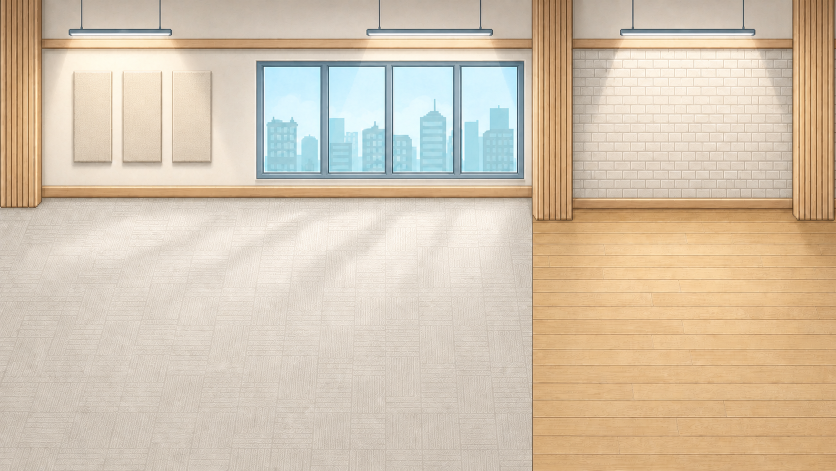
#> input picture assets/art/backgrounds/office-c-background-modern-v3.png, 1672 x 941 px (shown at 1/2 size)
$ python build-office-semantic-grid-v2.py
#> lines starting #> are read from the running program, lines starting #| are printed output that depends on the picture
#!/usr/bin/env python3
"""Build the isolated Office background and semantic-grid v2 review candidate."""

from __future__ import annotations

import argparse
import hashlib
import io
import json
from pathlib import Path
from typing import Any

from PIL import Image, ImageDraw, ImageFont


ROOT = Path(__file__).resolve().parents[1]
SOURCE_PATH = ROOT / "assets/art/backgrounds/office-c-background-modern-v3.png"
CANDIDATE_PATH = ROOT / "assets/art/backgrounds/office-c-background-modern-v4-candidate.png"
ACTIVE_MAP_PATH = ROOT / "assets/game/maps/office-c-v2.json"
MAP_PATH = ROOT / "assets/game/maps/office-semantic-grid-v2.json"
MANIFEST_PATH = ROOT / "assets/game/manifests/office-semantic-grid-v2.json"
REVIEW_DIR = ROOT / "assets/art/layout-references/office-semantic-grid-v2"
SEMANTIC_PATH = REVIEW_DIR / "01-semantic-grid.png"
DEBUG_PATH = REVIEW_DIR / "02-boundary-debug.png"
COMPARISON_PATH = REVIEW_DIR / "03-before-after.png"
OWNER_WINDOW_PATH = REVIEW_DIR / "00-owner-window-highlight.png"
OWNER_FLOOR_PATH = REVIEW_DIR / "00-owner-floor-highlight.png"

WIDTH = 1672
HEIGHT = 941
COLUMNS = 43
ROWS = 24
WINDOW_SOURCE = (510, 119, 1050, 359)
WINDOW_TARGET = (510, 119, 1011, 353)
OLD_FLOOR_BOUNDARY_X = 1065
NEW_FLOOR_BOUNDARY_X = 1050
FLOOR_TOP_Y = 416
PILLAR_BOTTOM_Y = 442

COLORS = {
    "office-wall": (16, 185, 129),
    "outside-window": (249, 115, 22),
    "relax-wall": (2, 132, 199),
    "office-floor": (244, 180, 0),
    "relax-floor": (236, 64, 122),
    "pillar-left": (126, 87, 194),
    "pillar-center": (94, 53, 177),
    "pillar-right": (171, 71, 188),
}

ZONE_SPECS = [
    ("office-wall", "Office wall", ["C1-AA10"]),
    ("outside-window", "Outside window", ["N4-Z9"]),
    ("relax-wall", "Relaxation wall", ["AE1-AO10"]),
    ("office-floor", "Office floor", ["C11-AA11", "A12-AA24"]),
    ("relax-floor", "Relaxation floor", ["AE11-AO11", "AB12-AQ24"]),
    ("pillar-left", "Left pillar", ["A1-B11"]),
    ("pillar-center", "Center pillar", ["AB1-AD11"]),
    ("pillar-right", "Right pillar", ["AP1-AQ11"]),
]


def font(size: int) -> ImageFont.ImageFont:
    path = Path("C:/Windows/Fonts/arialbd.ttf")
    return ImageFont.truetype(str(path), size) if path.exists() else ImageFont.load_default(size=size)


def sha256(path: Path) -> str:
    return hashlib.sha256(path.read_bytes()).hexdigest()


def sha256_bytes(value: bytes) -> str:
    return hashlib.sha256(value).hexdigest()


def repo_path(path: Path) -> str:
    return path.relative_to(ROOT).as_posix()


def json_bytes(value: Any) -> bytes:
    return (json.dumps(value, ensure_ascii=False, indent=2) + "\n").encode("utf-8")


def png_bytes(image: Image.Image) -> bytes:
    stream = io.BytesIO()
    image.save(stream, format="PNG", optimize=False, compress_level=9)
    return stream.getvalue()


def boundary(index: int, count: int, pixels: int) -> int:
    return round(index * pixels / count)


def column_label(index: int) -> str:
    value = index + 1
    label = ""
    while value:
        value -= 1
        label = chr(65 + value % 26) + label
        value //= 26
    return label


def column_index(label: str) -> int:
    value = 0
    for character in label:
        value = value * 26 + ord(character) - 64
    return value - 1


def parse_cell(label: str) -> tuple[int, int]:
    split = 0
    while split < len(label) and label[split].isalpha():
        split += 1
    return column_index(label[:split]), int(label[split:]) - 1


# [9 lines left out: function cells_in_range, not called in this run]


def cell_box(cell_range: str) -> tuple[int, int, int, int]:
    start, end = cell_range.split("-")
    start_column, start_row = parse_cell(start)
    end_column, end_row = parse_cell(end)
    return (
        boundary(start_column, COLUMNS, WIDTH),
        boundary(start_row, ROWS, HEIGHT),
        boundary(end_column + 1, COLUMNS, WIDTH) - 1,
        boundary(end_row + 1, ROWS, HEIGHT) - 1,
    )


# [18 lines left out: function assignments, not called in this run]


def build_candidate() -> Image.Image:
    source = Image.open(SOURCE_PATH).convert("RGBA")
    if source.size != (WIDTH, HEIGHT):
        raise RuntimeError(f"Unexpected source size: {source.size}")
    candidate = source.copy()

    wall_source = source.crop((456, WINDOW_SOURCE[1], 510, WINDOW_SOURCE[3]))
    candidate.paste(wall_source, (WINDOW_TARGET[2], WINDOW_SOURCE[1]))
    lower_wall = source.crop((456, WINDOW_TARGET[3], 510, WINDOW_SOURCE[3]))
    lower_wall = lower_wall.resize((WINDOW_TARGET[2] - WINDOW_TARGET[0], WINDOW_SOURCE[3] - WINDOW_TARGET[3]), Image.Resampling.LANCZOS)
    candidate.paste(lower_wall, (WINDOW_TARGET[0], WINDOW_TARGET[3]))
    window = source.crop(WINDOW_SOURCE).resize(
        (WINDOW_TARGET[2] - WINDOW_TARGET[0], WINDOW_TARGET[3] - WINDOW_TARGET[1]),
        Image.Resampling.LANCZOS,
    )
    candidate.paste(window, WINDOW_TARGET[:2])

    upper_wood = source.crop((1145, FLOOR_TOP_Y, 1160, PILLAR_BOTTOM_Y))
    candidate.paste(upper_wood, (NEW_FLOOR_BOUNDARY_X, FLOOR_TOP_Y))
    floor = source.crop((OLD_FLOOR_BOUNDARY_X, PILLAR_BOTTOM_Y, WIDTH, HEIGHT))
    floor = floor.resize((WIDTH - NEW_FLOOR_BOUNDARY_X, HEIGHT - PILLAR_BOTTOM_Y), Image.Resampling.LANCZOS)
    candidate.paste(floor, (NEW_FLOOR_BOUNDARY_X, PILLAR_BOTTOM_Y))
    return candidate.convert("RGB")


def draw_grid(image: Image.Image) -> Image.Image:
    overlay = Image.new("RGBA", image.size, (0, 0, 0, 0))
    draw = ImageDraw.Draw(overlay, "RGBA")
    label_font = font(9)
    for column in range(COLUMNS + 1):
        x = boundary(column, COLUMNS, WIDTH)
        draw.line((x, 0, x, HEIGHT), fill=(255, 255, 255, 190), width=1)
    for row in range(ROWS + 1):
        y = boundary(row, ROWS, HEIGHT)
        draw.line((0, y, WIDTH, y), fill=(255, 255, 255, 190), width=1)
    for row in range(ROWS):
        top = boundary(row, ROWS, HEIGHT)
        for column in range(COLUMNS):
            left = boundary(column, COLUMNS, WIDTH)
            label = f"{column_label(column)}{row + 1}"
            text_box = draw.textbbox((0, 0), label, font=label_font, stroke_width=1)
            text_width = text_box[2] - text_box[0]
            draw.rounded_rectangle((left + 2, top + 2, left + text_width + 6, top + 14), radius=2, fill=(2, 6, 23, 185))
            draw.text((left + 4, top + 3), label, font=label_font, fill=(255, 255, 255, 255), stroke_width=1, stroke_fill=(2, 6, 23, 255))
    draw.rectangle((0, 0, WIDTH - 1, HEIGHT - 1), outline=(34, 211, 238, 255), width=3)
    return Image.alpha_composite(image.convert("RGBA"), overlay)


def render_semantic(candidate: Image.Image) -> Image.Image:
    overlay = Image.new("RGBA", (WIDTH, HEIGHT), (0, 0, 0, 0))
    draw = ImageDraw.Draw(overlay, "RGBA")
    for zone_id, _, ranges in ZONE_SPECS:
        for cell_range in ranges:
            box = cell_box(cell_range)
            color = COLORS[zone_id]
            draw.rectangle(box, fill=(*color, 50), outline=(*color, 255), width=5)
    map_image = draw_grid(Image.alpha_composite(candidate.convert("RGBA"), overlay))
    return add_legend(map_image, "OFFICE SEMANTIC GRID V2 — OWNER REVIEW; ALL 1,032 CELLS CLASSIFIED")


def render_debug(candidate: Image.Image) -> Image.Image:
    image = draw_grid(candidate)
    draw = ImageDraw.Draw(image, "RGBA")
    window_box = cell_box("N4-Z9")
    restored_wall = cell_box("AA4-AA9")
    recovered_floor = cell_box("AB12-AB24")
    draw.rectangle(window_box, outline=(*COLORS["outside-window"], 255), width=7)
    draw.rectangle(restored_wall, fill=(*COLORS["office-wall"], 75), outline=(*COLORS["office-wall"], 255), width=7)
    draw.rectangle(recovered_floor, fill=(*COLORS["relax-floor"], 75), outline=(*COLORS["relax-floor"], 255), width=7)
    draw.line((NEW_FLOOR_BOUNDARY_X, boundary(11, ROWS, HEIGHT), NEW_FLOOR_BOUNDARY_X, HEIGHT), fill=(255, 255, 255, 255), width=4)
    return add_legend(image, "BOUNDARY DEBUG — WINDOW RIGHT: Z|AA x=1011 · FLOOR: AA|AB x=1050")


def add_legend(image: Image.Image, title: str) -> Image.Image:
    legend_height = 152
    board = Image.new("RGBA", (WIDTH, HEIGHT + legend_height), (9, 15, 27, 255))
    board.alpha_composite(image.convert("RGBA"), (0, 0))
    draw = ImageDraw.Draw(board, "RGBA")
    draw.text((20, HEIGHT + 12), title, font=font(19), fill=(255, 255, 255, 255))
    x = 20
    y = HEIGHT + 55
    item_font = font(15)
    for zone_id, name, ranges in ZONE_SPECS:
        text = f"{name}: {' + '.join(ranges)}"
        text_width = draw.textbbox((0, 0), text, font=item_font)[2]
        item_width = 30 + text_width + 30
        if x + item_width > WIDTH - 20:
            x = 20
            y += 38
        draw.rounded_rectangle((x, y, x + 22, y + 22), radius=3, fill=(*COLORS[zone_id], 255))
        draw.text((x + 30, y + 2), text, font=item_font, fill=(231, 237, 246, 255))
        x += item_width
    return board.convert("RGB")


def render_comparison(source: Image.Image, candidate: Image.Image) -> Image.Image:
    preview_size = (836, 471)
    board = Image.new("RGB", (WIDTH, 521), (9, 15, 27))
    board.paste(source.resize(preview_size, Image.Resampling.LANCZOS), (0, 50))
    board.paste(candidate.resize(preview_size, Image.Resampling.LANCZOS), (836, 50))
    draw = ImageDraw.Draw(board)
    draw.text((20, 13), "BEFORE — V3 ACTIVE BACKGROUND", font=font(20), fill=(255, 255, 255))
    draw.text((856, 13), "AFTER — V4 ISOLATED CANDIDATE", font=font(20), fill=(255, 255, 255))
    draw.line((836, 0, 836, 521), fill=(34, 211, 238), width=3)
    return board


def map_data(candidate_content: bytes) -> dict[str, Any]:
    zone_metadata = [
        {
            "id": zone_id,
            "kind": zone_id,
            "label": name,
            "ranges": ranges,
            "color": f"#{COLORS[zone_id][0]:02x}{COLORS[zone_id][1]:02x}{COLORS[zone_id][2]:02x}",
        }
        for zone_id, name, ranges in ZONE_SPECS
    ]
    return {
        "schemaVersion": 1,
        "id": "office-semantic-grid-v2",
        "status": "owner-review",
        "developmentOnly": True,
        "activeOfficePromotion": False,
        "sourceBackground": {
            "file": repo_path(SOURCE_PATH),
            "sha256": sha256(SOURCE_PATH),
            "mustRemainByteIdentical": True,
        },
        "candidateBackground": {
            "file": repo_path(CANDIDATE_PATH),
            "sha256": sha256_bytes(candidate_content),
            "pixels": [WIDTH, HEIGHT],
        },
        "activeOfficeBaseline": {
            "file": repo_path(ACTIVE_MAP_PATH),
            "sha256": sha256(ACTIVE_MAP_PATH),
            "mustRemainByteIdentical": True,
        },
        "grid": {
            "columns": COLUMNS,
            "rows": ROWS,
            "origin": "top-left",
            "notation": "column-letter-row-number",
            "cellCount": COLUMNS * ROWS,
        },
        "zones": zone_metadata,
        "cellAssignments": assignments(),
        "physicalEdits": {
            "window": {
                "oldCells": "N4-AA9",
                "newCells": "N4-Z9",
                "restoredOfficeWallCells": "AA4-AA9",
                "sourcePixels": list(WINDOW_SOURCE),
                "targetPixels": list(WINDOW_TARGET),
                "newRightGridBoundaryX": boundary(26, COLUMNS, WIDTH),
            },
            "floor": {
                "recoveredRelaxationCells": "AB12-AB24",
                "oldBoundaryX": OLD_FLOOR_BOUNDARY_X,
                "newBoundaryX": NEW_FLOOR_BOUNDARY_X,
                "gridBoundary": "AA|AB",
            },
        },
        "rules": {
            "allCellsClassified": True,
            "pillarsExcludedFromFloor": True,
            "activeOfficePromotion": False,
            "newCharacterOrFurniture": False,
        },
    }


# [28 lines left out: function manifest_data, not called in this run]


def build_outputs() -> dict[Path, bytes]:
    candidate = build_candidate()
#> in build_candidate, `window = source.crop(WINDOW_SOURCE).resize( (WINDOW_TARGET[2] - WINDOW..`:
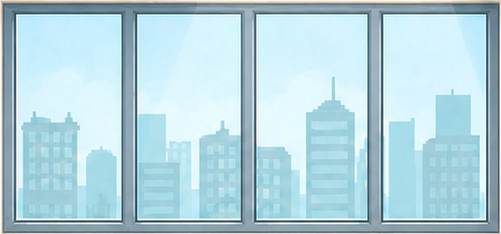
#> window: PIL image 501x234 RGBA; mean R, G, B, A 178.9, 211.7, 221.5, 255
#> in build_candidate, `floor = source.crop((OLD_FLOOR_BOUNDARY_X, PILLAR_BOTTOM_Y, WIDTH, HEI..`:
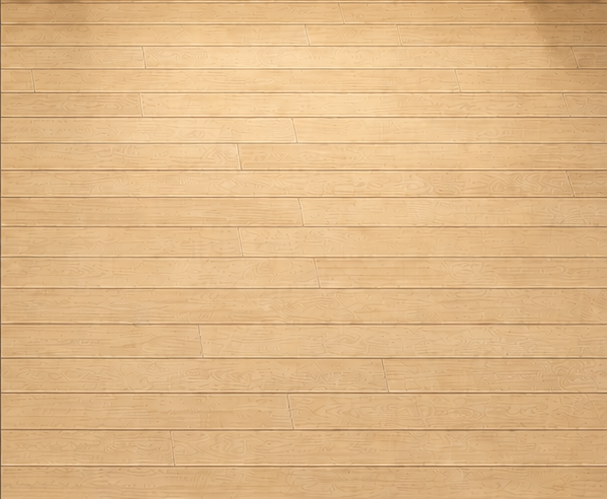
#> floor: PIL image 607x499 RGBA; mean R, G, B, A 222.2, 182.7, 134.2, 255
    source = Image.open(SOURCE_PATH).convert("RGB")
    candidate_content = png_bytes(candidate)
    review_contents = {
        SEMANTIC_PATH: png_bytes(render_semantic(candidate)),
        DEBUG_PATH: png_bytes(render_debug(candidate)),
        COMPARISON_PATH: png_bytes(render_comparison(source, candidate)),
    }
    map_content = json_bytes(map_data(candidate_content))
    return {
        CANDIDATE_PATH: candidate_content,
        MAP_PATH: map_content,
        **review_contents,
        MANIFEST_PATH: json_bytes(manifest_data(map_content, candidate_content, review_contents)),
    }


# [13 lines left out: function write_or_check, not called in this run]


def main() -> None:
    parser = argparse.ArgumentParser()
    parser.add_argument("--check", action="store_true")
    args = parser.parse_args()
    write_or_check(build_outputs(), args.check)
#> in build_outputs, source is the input picture: PIL image 1672x941 RGB; mean R, G, B 212.5, 196.5, 175.1
#> in render_semantic, `overlay = Image.new("RGBA", (WIDTH, HEIGHT), (0, 0, 0, 0))`: overlay: PIL image 1672x941 RGBA; every value is 0
#> the loop in draw_grid, `for row in range(ROWS):` made 24 passes
#> in draw_grid, `return Image.alpha_composite(image.convert("RGBA"), overlay)`:
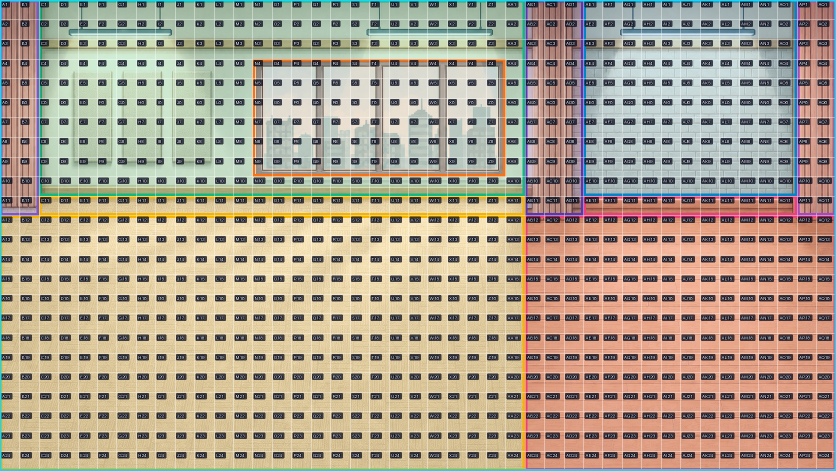
#> returned value: PIL image 1672x941 RGBA (shown at 1/2 size); mean R, G, B, A 175.6, 162.9, 143.2, 255
#> in add_legend (call 2), `board.alpha_composite(image.convert("RGBA"), (0, 0))`:
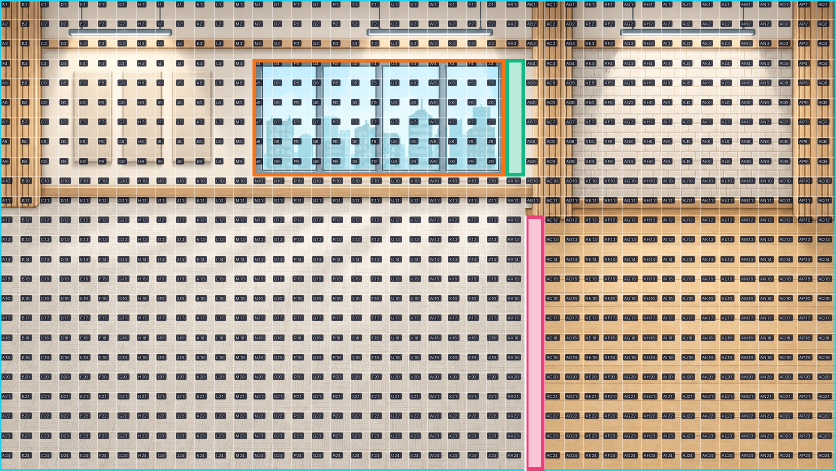
#> image: PIL image 1672x941 RGBA (shown at 1/2 size); mean R, G, B, A 184, 172.1, 158.1, 252.9; transparent parts drawn white
#> in render_comparison, `board = Image.new("RGB", (WIDTH, 521), (9, 15, 27))`:
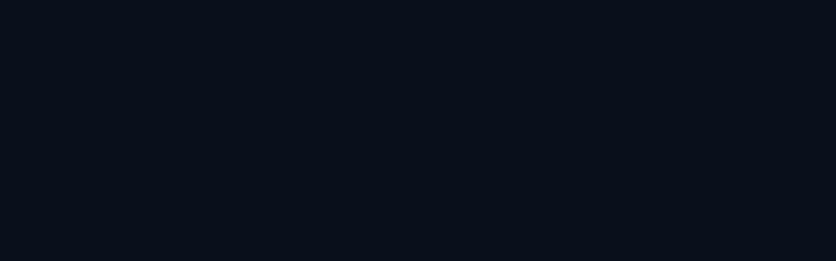
#> board: PIL image 1672x521 RGB (shown at 1/2 size); mean R, G, B 9, 15, 27
#> in render_comparison, `board.paste(source.resize(preview_size, Image.Resampling.LANCZOS), (0,..`:
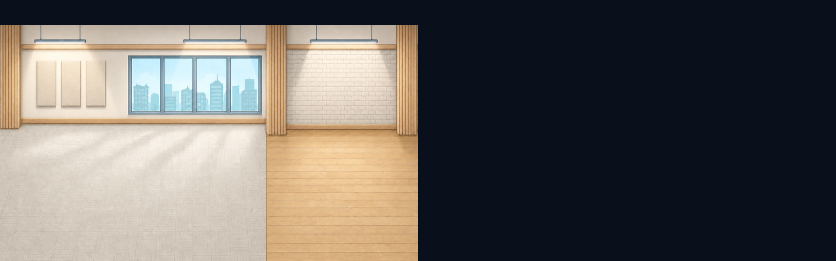
#> board: PIL image 1672x521 RGB (shown at 1/2 size); mean R, G, B 101, 97, 93.9
#> in render_comparison, `board.paste(candidate.resize(preview_size, Image.Resampling.LANCZOS), ..`:
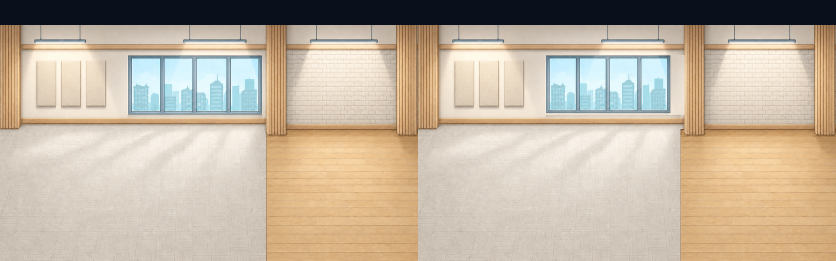
#> board: PIL image 1672x521 RGB (shown at 1/2 size); mean R, G, B 193.2, 179.1, 160.7


if __name__ == "__main__":
#> (the run stopped early here; a loop or call above may not have finished)

$ run again, with assets/art/backgrounds/office-c-background-modern-v1.png copied over assets/art/backgrounds/office-c-background-modern-v3.png
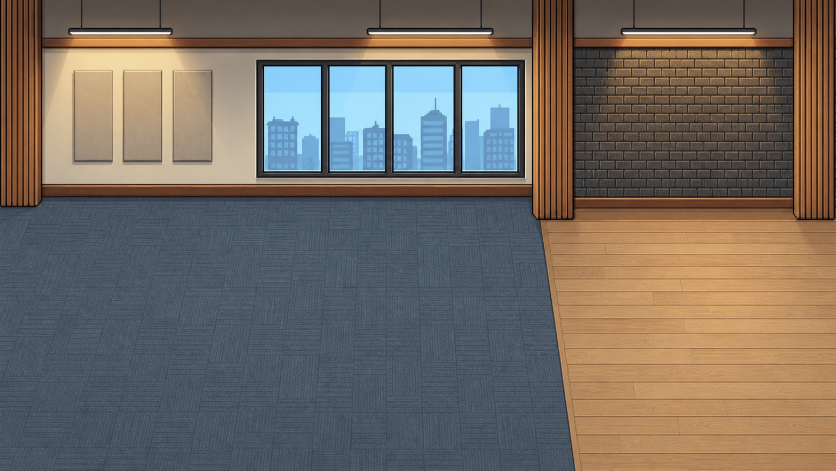
#> input picture assets/art/backgrounds/office-c-background-modern-v1.png, 1672 x 941 px (shown at 1/2 size)
#> in build_candidate, `floor = source.crop((OLD_FLOOR_BOUNDARY_X, PILLAR_BOTTOM_Y, WIDTH, HEI..`:
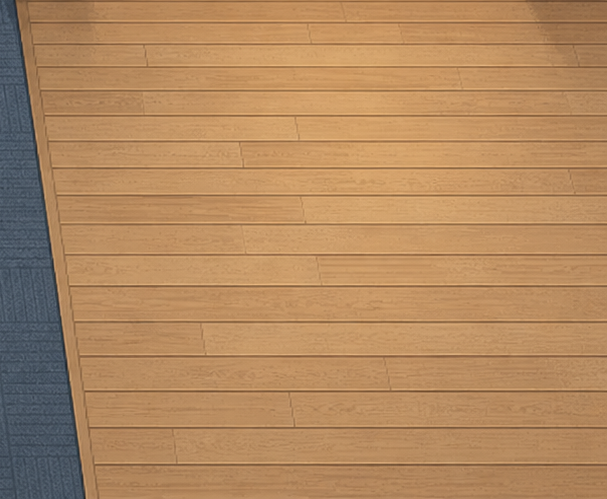
#> floor: PIL image 607x499 RGBA; mean R, G, B, A 177.8, 136.8, 96.2, 255
#> in build_outputs, source is the input picture: PIL image 1672x941 RGB; mean R, G, B 114.5, 106.4, 98.4
#> overlay: PIL image 1672x941 RGBA; every value is 0
#> the loop in draw_grid, `for row in range(ROWS):` made 24 passes
#> in render_comparison, `board.paste(candidate.resize(preview_size, Image.Resampling.LANCZOS), ..`:
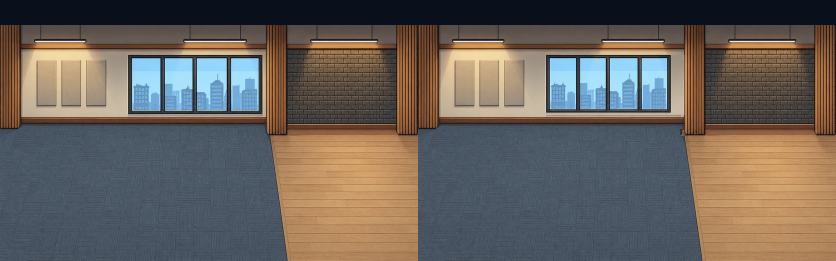
#> board: PIL image 1672x521 RGB (shown at 1/2 size); mean R, G, B 104.8, 97.7, 91.4
